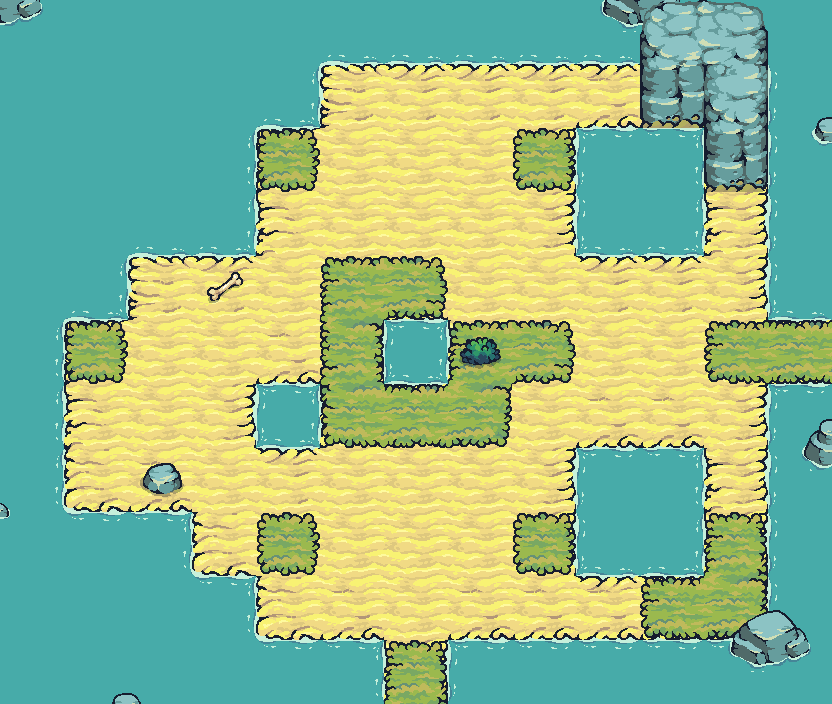

Rendered tile map (Tiled .tmx) drawn with the repository's tilesets; below, a short description and the full map source, tile grids included:
An orthogonal 13x11 tile map with 64x64 px tiles, 10 tile layers (Background, Waves01, Waves02, Waves03, ...), 9 tilesets and 33 objects.

<map version="1.10" tiledversion="1.11.1" orientation="orthogonal" renderorder="left-up" width="13" height="11" tilewidth="64" tileheight="64" infinite="0" nextlayerid="15" nextobjectid="42">
 <tileset firstgid="1" source="../Tilesets/water_base.tsx" />
 <tileset firstgid="2" source="../Tilesets/water_foam.tsx" />
 <tileset firstgid="74" source="../Tilesets/grass_terrain.tsx" />
 <tileset firstgid="114" source="../Tilesets/water_rocks_04.tsx" />
 <tileset firstgid="146" source="../Tilesets/water_rocks_03.tsx" />
 <tileset firstgid="178" source="../Tilesets/water_rocks_02.tsx" />
 <tileset firstgid="210" source="../Tilesets/water_rocks_01.tsx" />
 <tileset firstgid="242" source="../Tilesets/rock_terrain.tsx" />
 <tileset firstgid="274" source="../../UI/Props.tsx" />
 <layer id="1" name="Background" width="13" height="11">
  <data encoding="csv">
1,1,1,1,1,1,1,1,1,1,1,1,1,
1,1,1,1,1,1,1,1,1,1,1,1,1,
1,1,1,1,1,1,1,1,1,1,1,1,1,
1,1,1,1,1,1,1,1,1,1,1,1,1,
1,1,1,1,1,1,1,1,1,1,1,1,1,
1,1,1,1,1,1,1,1,1,1,1,1,1,
1,1,1,1,1,1,1,1,1,1,1,1,1,
1,1,1,1,1,1,1,1,1,1,1,1,1,
1,1,1,1,1,1,1,1,1,1,1,1,1,
1,1,1,1,1,1,1,1,1,1,1,1,1,
1,1,1,1,1,1,1,1,1,1,1,1,1
</data>
 </layer>
 <layer id="2" name="Waves01" width="13" height="11">
  <data encoding="csv">
0,0,0,0,0,3,3,3,3,3,3,3,0,
0,0,0,0,3,27,27,27,27,27,27,27,28,
0,0,0,0,27,27,27,27,27,51,51,27,28,
0,0,3,3,27,27,27,27,27,3,3,27,28,
0,3,27,27,27,27,27,27,27,27,27,27,28,
26,27,27,27,27,27,3,27,27,27,27,27,27,
26,27,27,27,3,27,27,27,27,27,27,27,28,
26,27,27,51,27,27,27,27,27,51,51,27,28,
0,51,51,27,27,27,27,27,27,3,3,27,28,
0,0,0,51,27,27,27,27,27,27,27,27,28,
0,0,0,0,51,51,27,51,51,51,51,51,0
</data>
 </layer>
 <layer id="3" name="Waves02" width="13" height="11">
  <data encoding="csv">
0,0,0,0,0,0,0,0,0,0,0,0,0,
0,0,0,0,26,0,0,0,0,0,0,0,0,
0,0,0,26,0,0,0,0,0,28,26,0,0,
0,0,0,26,0,0,0,0,0,28,26,0,0,
0,26,0,0,0,0,0,0,0,0,0,0,3,
0,0,0,0,0,0,26,0,0,0,0,0,0,
0,0,0,0,26,0,0,0,0,0,0,0,51,
0,0,0,26,0,0,0,0,0,28,26,0,0,
0,0,26,26,0,0,0,0,0,28,26,0,0,
0,0,0,26,0,0,0,0,0,0,0,0,0,
0,0,0,0,0,26,0,28,0,0,0,0,0
</data>
 </layer>
 <layer id="13" name="Waves03" width="13" height="11">
  <data encoding="csv">
0,0,0,0,0,0,0,0,0,0,0,0,0,
0,0,0,0,0,0,0,0,0,0,0,0,0,
0,0,0,0,0,0,0,0,0,0,0,0,0,
0,0,0,0,0,0,0,0,0,0,0,0,0,
0,0,0,0,0,0,0,0,0,0,0,0,0,
0,0,0,0,0,0,28,0,0,0,0,0,0,
0,0,0,0,28,0,0,0,0,0,0,0,0,
0,0,0,0,0,0,0,0,0,0,0,0,0,
0,0,0,0,0,0,0,0,0,0,0,0,0,
0,0,0,0,0,0,0,0,0,0,0,0,0,
0,0,0,0,0,0,0,0,0,0,0,0,0
</data>
 </layer>
 <layer id="14" name="Waves04" width="13" height="11">
  <data encoding="csv">
0,0,0,0,0,0,0,0,0,0,0,0,0,
0,0,0,0,0,0,0,0,0,0,0,0,0,
0,0,0,0,0,0,0,0,0,0,0,0,0,
0,0,0,0,0,0,0,0,0,0,0,0,0,
0,0,0,0,0,0,0,0,0,0,0,0,0,
0,0,0,0,0,0,51,0,0,0,0,0,0,
0,0,0,0,51,0,0,0,0,0,0,0,0,
0,0,0,0,0,0,0,0,0,0,0,0,0,
0,0,0,0,0,0,0,0,0,0,0,0,0,
0,0,0,0,0,0,0,0,0,0,0,0,0,
0,0,0,0,0,0,0,0,0,0,0,0,0
</data>
 </layer>
 <layer id="4" name="Sand" width="13" height="11">
  <data encoding="csv">
0,0,0,0,0,0,0,0,0,0,0,0,0,
0,0,0,0,0,79,80,80,80,110,110,81,0,
0,0,0,0,79,90,90,90,91,0,0,92,0,
0,0,0,0,89,90,90,90,91,0,0,92,0,
0,0,79,80,90,90,100,90,90,80,80,91,0,
0,79,90,90,100,91,0,89,90,90,90,90,110,
0,89,90,91,0,89,80,90,90,100,100,91,0,
0,99,100,90,80,90,90,90,91,0,0,92,0,
0,0,0,99,90,90,90,90,91,0,0,92,0,
0,0,0,0,99,100,90,100,100,110,110,101,0,
0,0,0,0,0,0,92,0,0,0,0,0,0
</data>
 </layer>
 <layer id="5" name="Grass" width="13" height="11">
  <data encoding="csv">
0,0,0,0,0,0,0,0,0,0,0,0,0,
0,0,0,0,0,0,0,0,0,0,104,76,0,
0,0,0,0,107,0,0,0,107,0,0,97,0,
0,0,0,0,0,0,0,0,0,0,0,0,0,
0,0,0,0,0,74,106,0,0,0,0,0,0,
0,107,0,0,0,87,0,74,106,0,0,104,105,
0,0,0,0,0,94,105,96,0,0,0,0,0,
0,0,0,0,0,0,0,0,0,0,0,0,0,
0,0,0,0,107,0,0,0,107,0,0,77,0,
0,0,0,0,0,0,0,0,0,0,104,96,0,
0,0,0,0,0,0,77,0,0,0,0,0,0
</data>
 </layer>
 <layer id="6" name="Rocks" width="13" height="11">
  <data encoding="csv">
131,0,0,0,0,0,0,0,0,130,131,0,0,
0,0,0,0,0,0,0,0,0,0,0,0,178,
0,0,0,0,0,0,0,0,0,0,0,0,194,
0,0,0,0,0,0,0,0,0,0,0,0,0,
0,0,0,0,0,0,0,0,0,0,0,0,0,
0,0,0,0,0,0,0,0,0,0,0,0,0,
0,0,0,0,0,0,0,0,0,0,0,0,146,
211,0,0,0,0,0,0,0,0,0,0,0,162,
227,0,0,0,0,0,0,0,0,0,0,0,0,
0,0,0,0,0,0,0,0,0,0,0,114,115,
0,178,179,0,0,0,0,0,0,0,0,130,131
</data>
 </layer>
 <layer id="7" name="Capa de patrones 7" width="13" height="11">
  <data encoding="csv">
0,0,0,0,0,0,0,0,0,0,258,260,0,
0,0,0,0,0,0,0,0,0,0,262,253,0,
0,0,0,0,0,0,0,0,0,0,0,257,0,
0,0,0,0,0,0,0,0,0,0,0,0,0,
0,0,0,0,0,0,0,0,0,0,0,0,0,
0,0,0,0,0,0,0,0,0,0,0,0,0,
0,0,0,0,0,0,0,0,0,0,0,0,0,
0,0,0,0,0,0,0,0,0,0,0,0,0,
0,0,0,0,0,0,0,0,0,0,0,0,0,
0,0,0,0,0,0,0,0,0,0,0,0,0,
0,0,0,0,0,0,0,0,0,0,0,0,0
</data>
 </layer>
 <layer id="8" name="Capa de patrones 8" width="13" height="11">
  <data encoding="csv">
0,0,0,0,0,0,0,0,0,0,0,0,0,
0,0,0,0,0,0,0,0,0,0,83,0,0,
0,0,0,0,0,0,0,0,0,0,0,83,0,
0,0,0,0,0,0,0,0,0,0,0,0,0,
0,0,0,287,0,0,0,0,0,0,0,0,0,
0,0,0,0,0,0,0,281,0,0,0,0,0,
0,0,0,0,0,0,0,0,0,0,0,0,0,
0,0,279,0,0,0,0,0,0,0,0,0,0,
0,0,0,0,0,0,0,0,0,0,0,0,0,
0,0,0,0,0,0,0,0,0,0,0,0,0,
0,0,0,0,0,0,0,0,0,0,0,0,0
</data>
 </layer>
 <objectgroup id="10" name="Walkable" opacity="0">
  <object id="2" x="64" y="64" width="576" height="64" />
  <object id="3" x="256" y="128" width="320" height="512" />
  <object id="4" x="64" y="128" width="64" height="448" />
  <object id="5" x="64" y="576" width="192" height="64" />
  <object id="6" x="576" y="576" width="192" height="64" />
  <object id="7" x="704" y="192" width="64" height="384" />
  <object id="8" x="576" y="256" width="128" height="192" />
  <object id="9" x="0" y="320" width="64" height="64" />
  <object id="10" x="384" y="0" width="64" height="64" />
  <object id="11" x="768" y="320" width="64" height="64" />
  <object id="12" x="384" y="640" width="64" height="64" />
  <object id="14" x="128" y="256" width="128" height="192" />
 </objectgroup>
 <objectgroup id="11" name="Collisions" opacity="0">
  <object id="16" x="0" y="0" width="384" height="64" />
  <object id="17" x="448" y="0" width="384" height="64" />
  <object id="18" x="640" y="64" width="192" height="64" />
  <object id="19" x="704" y="128" width="128" height="64" />
  <object id="20" x="768" y="192" width="64" height="128" />
  <object id="21" x="768" y="384" width="64" height="320" />
  <object id="22" x="448" y="640" width="320" height="64" />
  <object id="23" x="0" y="640" width="384" height="64" />
  <object id="24" x="0" y="384" width="64" height="256" />
  <object id="25" x="0" y="64" width="64" height="256" />
  <object id="27" x="576" y="128" width="128" height="128" />
  <object id="28" x="576" y="448" width="128" height="128" />
  <object id="32" x="384" y="0" width="64" height="64" />
  <object id="33" x="0" y="320" width="64" height="64" />
  <object id="35" x="64" y="64" width="256" height="64" />
  <object id="36" x="64" y="128" width="192" height="128" />
  <object id="37" x="64" y="256" width="64" height="64" />
  <object id="38" x="256" y="384" width="64" height="64" />
  <object id="39" x="384" y="320" width="64" height="64" />
  <object id="40" x="64" y="512" width="128" height="64" />
  <object id="41" x="64" y="576" width="192" height="64" />
 </objectgroup>
</map>
